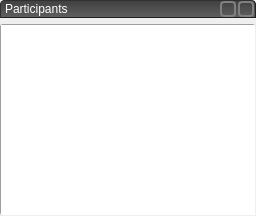
             <widget class="QWidget" name="participants_panel">
              <layout class="QVBoxLayout" name="participants_panel_layout">
               <property name="leftMargin">
                <number>0</number>
               </property>
               <property name="topMargin">
                <number>0</number>
               </property>
               <property name="rightMargin">
                <number>0</number>
               </property>
               <property name="bottomMargin">
                <number>0</number>
               </property>
               <item>
                <widget class="QWidget" name="participants_panel_title_widget" native="true">
                 <property name="minimumSize">
                  <size>
                   <width>0</width>
                   <height>18</height>
                  </size>
                 </property>
                 <property name="styleSheet">
                  <string notr="true">QWidget#participants_panel_title_widget {
	border-top-left-radius: 4px;
	border-top-right-radius: 4px;
	border: 1px outset #303030;
	background-color: #505050;
	border: 1px outset #202020;
	background-color: qlineargradient(x1:0, y1:0, x2:0, y2:1, stop:0 #404040, stop:1 #606060);
}

QWidget {
	color: white;
}
</string>
                 </property>
                 <layout class="QHBoxLayout" name="participants_panel_title_layout">
                  <property name="spacing">
                   <number>2</number>
                  </property>
                  <property name="leftMargin">
                   <number>2</number>
                  </property>
                  <property name="topMargin">
                   <number>0</number>
                  </property>
                  <property name="rightMargin">
                   <number>2</number>
                  </property>
                  <property name="bottomMargin">
                   <number>0</number>
                  </property>
                  <item>
                   <widget class="QLabel" name="participants_panel_title_label">
                    <property name="sizePolicy">
                     <sizepolicy hsizetype="Preferred" vsizetype="Fixed">
                      <horstretch>0</horstretch>
                      <verstretch>0</verstretch>
                     </sizepolicy>
                    </property>
                    <property name="text">
                     <string>Participants</string>
                    </property>
                    <property name="indent">
                     <number>3</number>
                    </property>
                   </widget>
                  </item>
                  <item>
                   <widget class="QToolButton" name="participants_panel_files_button">
                    <property name="minimumSize">
                     <size>
                      <width>16</width>
                      <height>16</height>
                     </size>
                    </property>
                    <property name="maximumSize">
                     <size>
                      <width>16</width>
                      <height>16</height>
                     </size>
                    </property>
                    <property name="focusPolicy">
                     <enum>Qt::NoFocus</enum>
                    </property>
                    <property name="toolTip">
                     <string>Conference Files</string>
                    </property>
                    <property name="styleSheet">
                     <string notr="true">QToolButton {
	background: transparent;
	border: 2px solid #808080;
	border-radius: 4px;
	margin: 0px;
	padding: 1px;
}

QToolButton:hover {
	border: 2px solid #c0c0c0;
}

QToolButton:pressed {
	border: 2px solid #c0c0c0;
	background: qradialgradient(cx: 0.5, cy: 0.5, radius: 1, fx:0.5, fy:0.5, stop:0 #909090, stop:1 transparent);
	background-origin: border;
}
</string>
                    </property>
                    <property name="text">
                     <string/>
                    </property>
                    <property name="icon">
                     <iconset>
                      <normaloff>icons/downloads16.svg</normaloff>icons/downloads16.svg</iconset>
                    </property>
                   </widget>
                  </item>
                  <item>
                   <widget class="QToolButton" name="participants_panel_info_button">
                    <property name="minimumSize">
                     <size>
                      <width>16</width>
                      <height>16</height>
                     </size>
                    </property>
                    <property name="maximumSize">
                     <size>
                      <width>16</width>
                      <height>16</height>
                     </size>
                    </property>
                    <property name="focusPolicy">
                     <enum>Qt::NoFocus</enum>
                    </property>
                    <property name="toolTip">
                     <string>Session Information</string>
                    </property>
                    <property name="styleSheet">
                     <string notr="true">QToolButton {
	background: transparent;
	border: 2px solid #808080;
	border-radius: 4px;
	margin: 0px;
	padding: 1px;
}

QToolButton:hover {
	border: 2px solid #c0c0c0;
}

QToolButton:pressed {
	border: 2px solid #c0c0c0;
	background: qradialgradient(cx: 0.5, cy: 0.5, radius: 1, fx:0.5, fy:0.5, stop:0 #909090, stop:1 transparent);
	background-origin: border;
}
</string>
                    </property>
                    <property name="text">
                     <string/>
                    </property>
                    <property name="icon">
                     <iconset>
                      <normaloff>icons/info16.svg</normaloff>icons/info16.svg</iconset>
                    </property>
                   </widget>
                  </item>
                 </layout>
                </widget>
               </item>
               <item>
                <widget class="ConferenceParticipantListView" name="participants_list">
                 <property name="mouseTracking">
                  <bool>true</bool>
                 </property>
                 <property name="autoFillBackground">
                  <bool>true</bool>
                 </property>
                 <property name="styleSheet">
                  <string notr="true">QListView { border: 1px inset palette(dark); border-radius: 3px; }</string>
                 </property>
                 <property name="dragDropMode">
                  <enum>QAbstractItemView::DropOnly</enum>
                 </property>
                 <property name="alternatingRowColors">
                  <bool>true</bool>
                 </property>
                 <property name="selectionMode">
                  <enum>QAbstractItemView::NoSelection</enum>
                 </property>
                </widget>
               </item>
              </layout>
             </widget>
